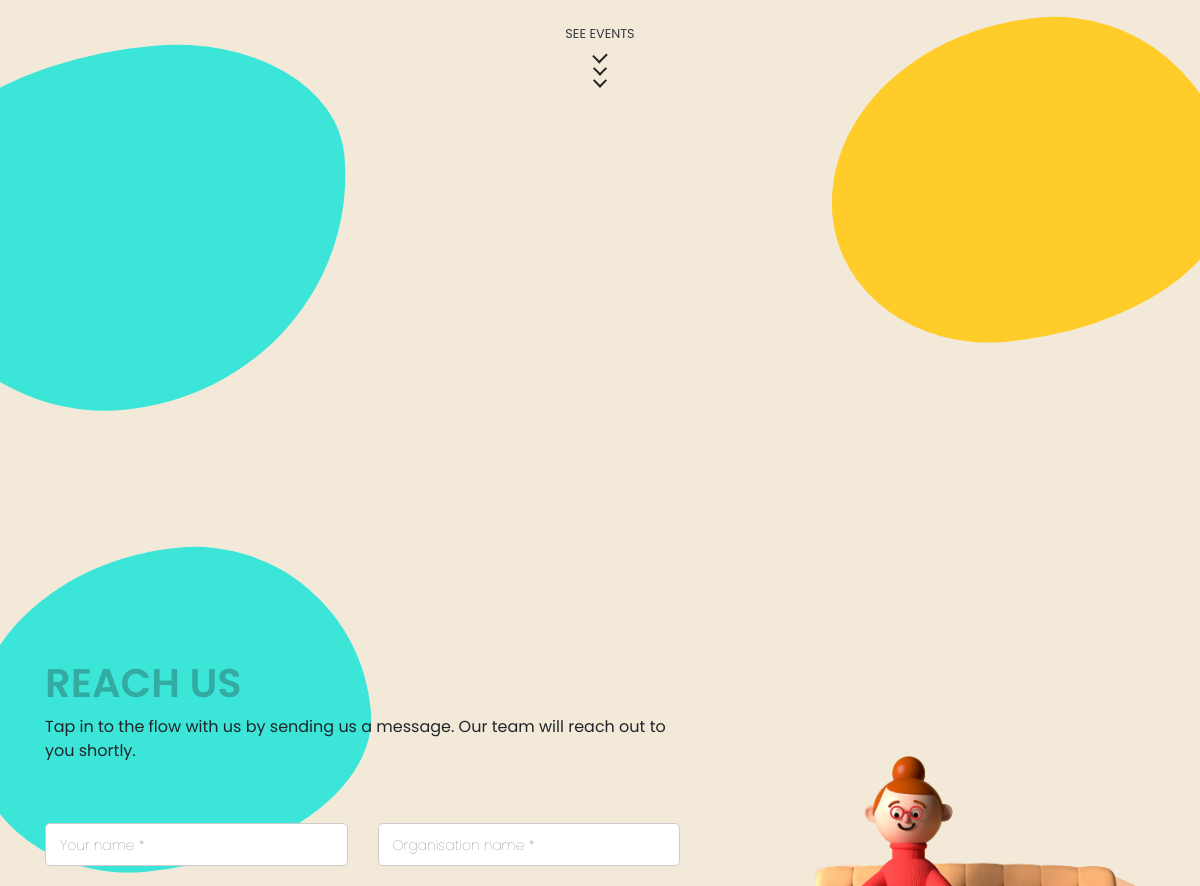
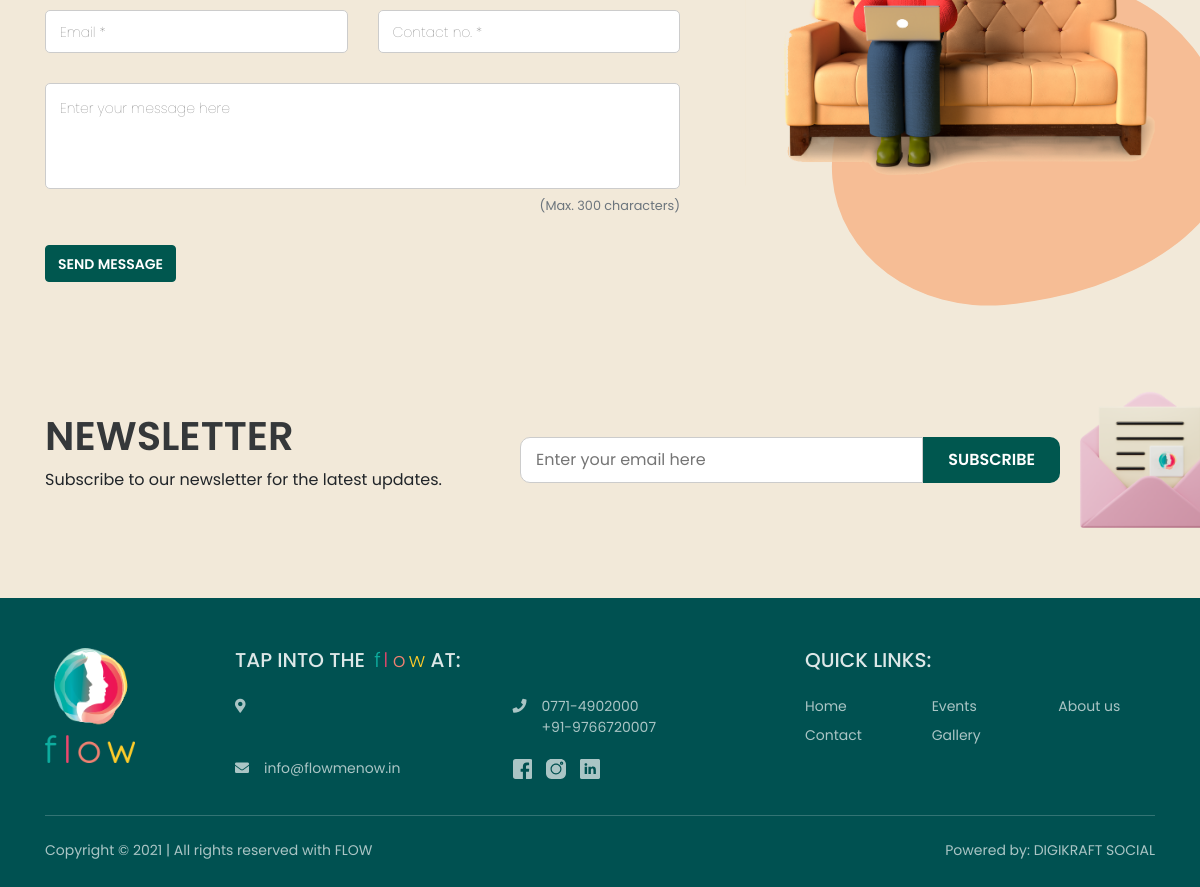
Before: /index.php/home/events (lower part) with the older database file (2 pictures, top to bottom).
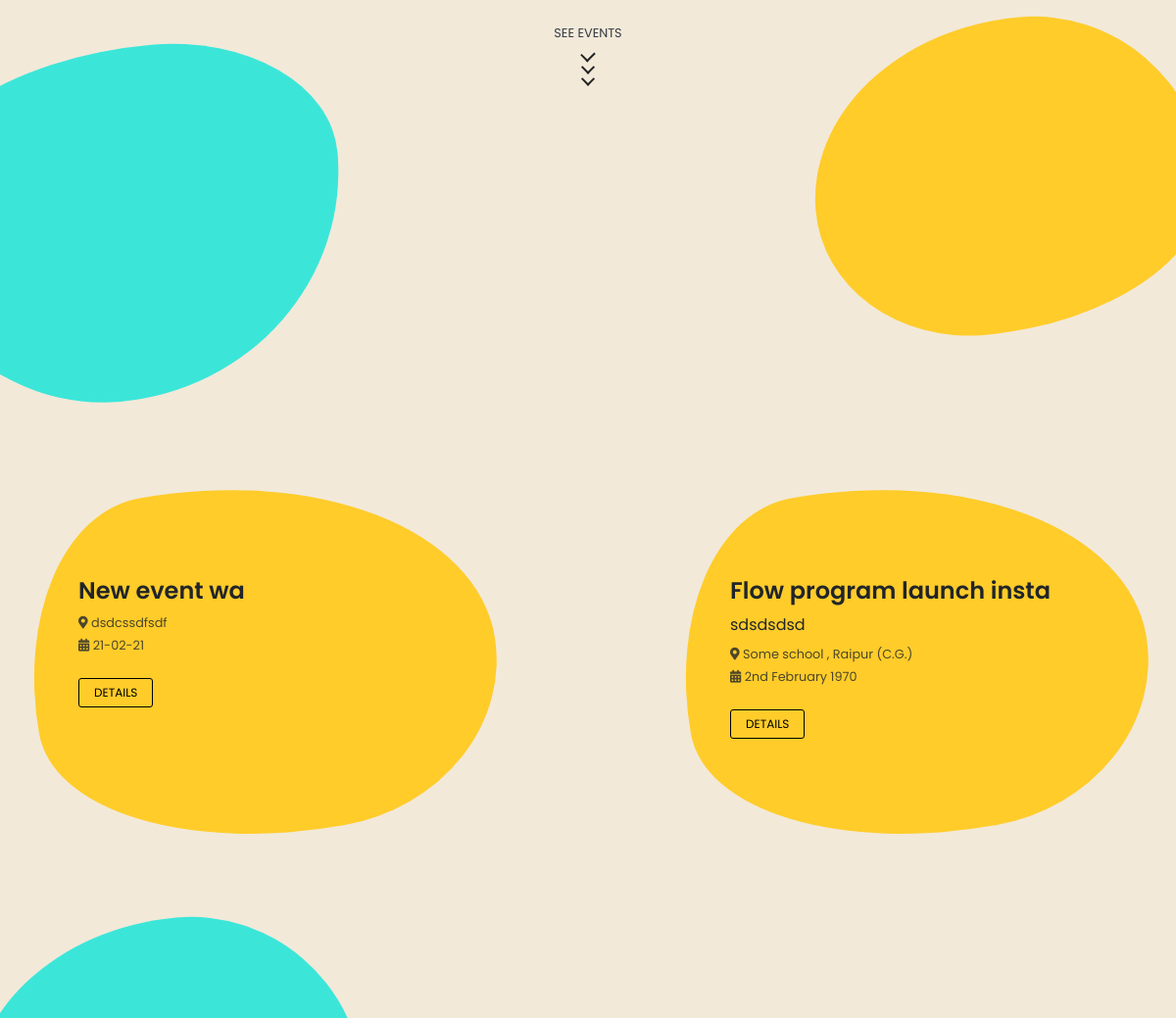
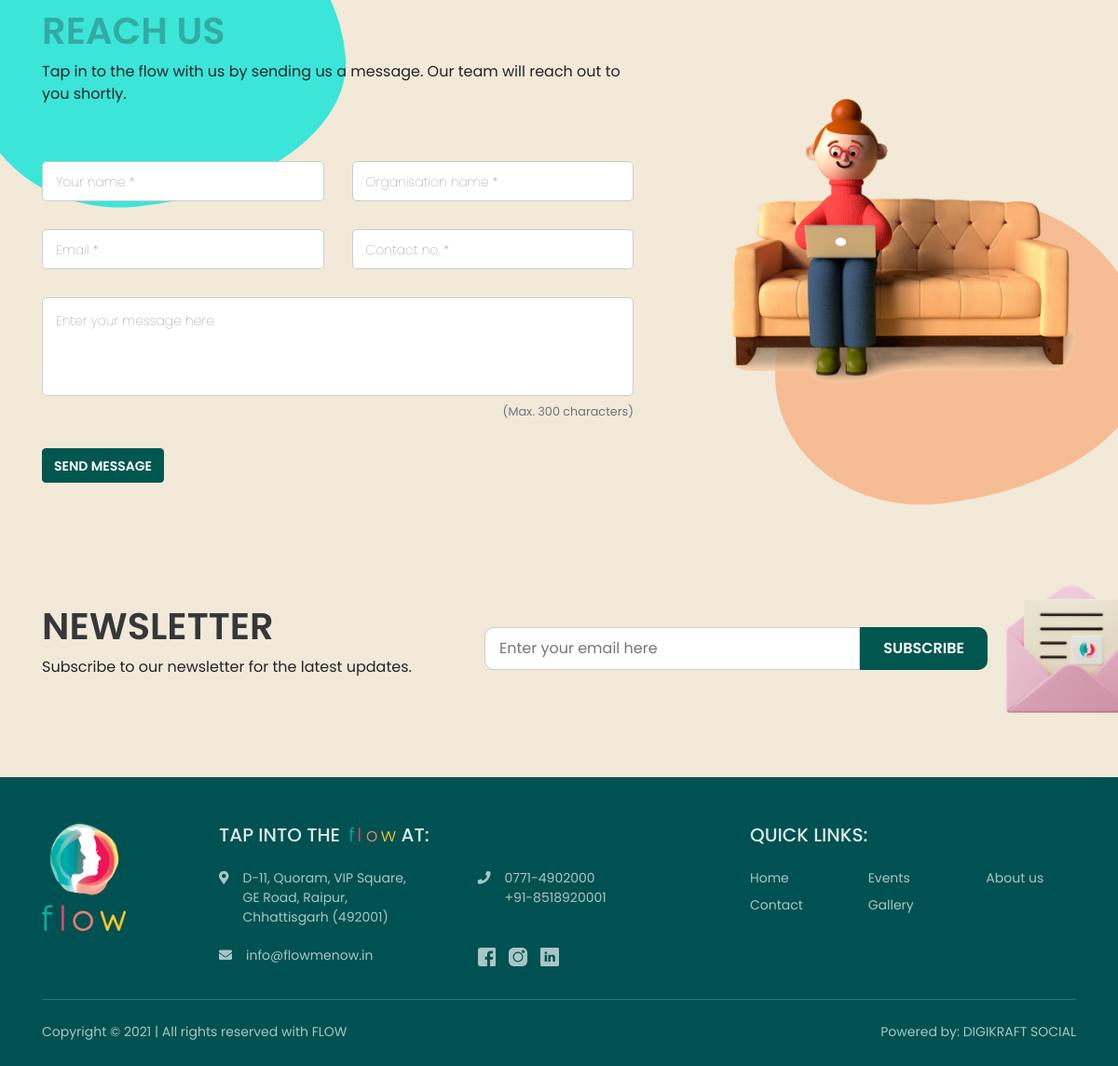
After: the same page with the newer database file (2 pictures, top to bottom).
### tables this page shows
CREATE TABLE `webprofile` (
  `id` int(11) NOT NULL,
  `email` varchar(80) NOT NULL,
  `phone1` varchar(50) NOT NULL,
  `phone2` varchar(50) NOT NULL,
  `whatsapp_no` varchar(50) NOT NULL,
  `address` text NOT NULL,
  `fblink` varchar(250) NOT NULL,
  `instalink` varchar(250) NOT NULL,
  `linkedinlink` varchar(250) NOT NULL,
  `latitude` varchar(500) NOT NULL,
  `longitude` varchar(500) NOT NULL
);

CREATE TABLE `events` (
  `id` int(11) NOT NULL,
  `heading` varchar(500) NOT NULL,
  `img_src` varchar(500) DEFAULT NULL,
  `short_descr` varchar(500) DEFAULT NULL,
  `full_descr` text NOT NULL,
  `date` varchar(100) NOT NULL,
  `venue` varchar(500) NOT NULL,
  `created_at` timestamp NOT NULL DEFAULT current_timestamp(),
  `updated_at` timestamp NOT NULL DEFAULT current_timestamp()
);

### application/controllers/Home.php (called while the page is built, shortened)
<?php
class Home extends MY_Controller {
	function __construct(){
		$this->load->model('GetModel','fetch');
		$this->load->model('AddModel','save');
		$this->load->library("pagination");
	}
	public function events(){
		$config = array();
		$config["base_url"] = base_url() . "events/page";
		$config["total_rows"] = $this->fetch->record_count('events');
		$config["per_page"] = 8;
		$config["uri_segment"] = 3;
		$this->pagination->initialize($config);
		$page = ($this->uri->segment(3)) ? $this->uri->segment(3) : 0;
		$profile=$this->fetch->getWebProfile();
		$events=$this->fetch->fetch_events($config["per_page"], $page);
		$pages = $this->pagination->create_links();
		$this->load->view('header',['profile'=>$profile, 'events'=> $events, 'pages'=>$pages]);
		$this->load->view('events');
		$this->load->view('footer');
	}
}

### index.php (called while the page is built, shortened)
<?php
require_once BASEPATH.'core/CodeIgniter.php';

### application/models/GetModel.php (called while the page is built, shortened)
<?php
class GetModel extends CI_Model{
    public function getWebProfile()
    {
        return $this->db->get('webprofile')->row();
    }
    public function fetch_events($limit, $start)
    {
        $this->db->select('*');
        $this->db->from('events');
        $this->db->order_by('id','desc');
        $this->db->limit($limit, $start);
        $query = $this->db->get();
        return $query->result();
    }
    public function record_count($table)
    {
        return $this->db->count_all($table);
    }
}
?>

### application/views/events.php (the view, shortened to what this page needs)
<section class="hero-sec">
    <div class="container">
        <div class="intro">
            <a href="#events" id="nextPage" class="link">
                <small class="text-dark">SEE EVENTS</small>
                <div class="mouse">
                    <span class="m_scroll_arrows unu"></span>
                    <span class="m_scroll_arrows doi"></span>
                    <span class="m_scroll_arrows trei"></span>
                </div>
            </a>
        </div>
    </div>
    <div class="blobs">
        <div class="blob-teal"></div>
        <div class="blob-yellow"></div>
    </div>
</section>
<section class="events-sec subpage" id='events'>
    <div class="container">
        <div class="row">
            <div class="col-sm-12">
                <div class="row justify-content-between">
                  <?php foreach($events as $e){?>
                      <div class="col-sm-5 mb-4 content">
                          <div class="blob-bg">
                          </div>
                          <h4><?=$e->heading?></h4>
                          <p class="mb-2"><?=$e->short_descr?></p>
                          <small class="d-block"><i class="fa fa-map-marker-alt"></i> <?=$e->venue?></small>
                          <small class="d-block mt-1"><i class="fa fa-calendar-alt"></i> <?=$e->date?></small>
                          <button type="button" class="sec-btn d-inline-block mt-4 mb-3 dtl-btn" data-toggle="modal" data-target="#eventModal" data-id="<?=$e->id?>">
                              DETAILS
                          </button>
                      </div>
                  <?php }?>
                </div>
            </div>
        </div>
    </div>
</section>

### application/views/header.php (shortened to what this page needs)
<!DOCTYPE html>
<html lang="en">
<head>
    <link rel="stylesheet" href="https://stackpath.bootstrapcdn.com/bootstrap/4.5.2/css/bootstrap.min.css">
    <link rel="stylesheet" href="https://cdnjs.cloudflare.com/ajax/libs/font-awesome/5.15.1/css/all.min.css"/>
    <link rel="stylesheet" href="<?=base_url()?>assets/css/float_label.css">
    <link rel="stylesheet" href="<?=base_url()?>assets/css/owl.carousel.min.css">
    <link rel="stylesheet" href="<?=base_url()?>assets/css/owl.theme.default.min.css">
    <link rel="stylesheet" href="<?=base_url()?>assets/css/nav.css">
    <link rel="stylesheet" href="<?=base_url()?>assets/css/style.css">
</head>
<body>

### application/views/footer.php (shortened to what this page needs)
    <section class="contact-sec" id='contact'>
        <div class="blobs">
            <div class="blob-yellow"></div>
        </div>
        <div class="container">
            <div class="row flex-wrap-reverse">
               <div class="col-sm-7 form-con">
                   <h1>REACH US</h1>
                   <p>Tap in to the flow with us by sending us a message. Our team will reach out to you shortly.</p>
                   <form class="" action="<?=base_url('enquire')?>" method="POST">
                        <div class="row justify-content-between">
                            <div class="col-md-6 mb-sm-0 mb-4 float-group">
                                <input name="name" type="text" class="" required>
                                <label for="pname">Your name *</label>
                            </div>
                            <div class="col-md-6 mb-sm-0 mb-4 float-group">
                                <input name="org_name" type="text" required>
                                <label for="pname">Organisation name *</label>
                            </div>
                            <div class="col-md-6 mb-sm-0 mb-4 float-group">
                                <input name="email" type="email" required>
                                <label for="pname">Email *</label>
                            </div>
                            <div class="col-md-6 mb-sm-0 mb-4 float-group">
                                <input name="phone" type="text" required>
                                <label for="pname">Contact no. *</label>
                            </div>
                            <div class="col-12 float-group">
                                <textarea name="message" rows="4" maxlength="300"></textarea>
                                <label for="pname">Enter your message here</label>
                            <small class="d-block text-right text-muted"> (Max. 300 characters)</small>
                            </div>
                        </div>
                        <button type="submit" class="btn"> SEND MESSAGE </button>
                    </form>
               </div>
               <div class="col-sm-5 image mb-sm-0 mb-5">
                   <img src="<?=base_url()?>assets/images/5.png" alt="">
               </div>
            </div>
        </div>
    </section>
    <section class="newsletter">
        <div class="env">
            <img src="<?=base_url()?>assets/images/newsletter.png" alt="">
        </div>
        <div class="container">
            <div class="row align-items-center">
                <div class="col-sm-5">
                    <h1>NEWSLETTER</h1>
                    <p>Subscribe to our newsletter for the latest updates.</p>
                </div>
                <div class="col-sm-6">
                    <form action="<?=base_url('subscribe')?>" method="POST">
                        <div class="input-grp">
                            <input type="email" name="email" placeholder="Enter your email here" required>
                            <button type="submit">SUBSCRIBE</button>
                        </div>
                    </form>
                </div>
            </div>
        </div>
    </section>
    <footer>
        <div class="container">
            <div class="row">
                <div class="col-sm-2 mb-sm-0 mb-5">
                    <img src="<?=base_url()?>assets/images/flow-logo.png" alt="">
                </div>
                <div class="col-sm-6 mb-sm-0 mb-5">
                    <h5 class="mb-sm-4 mb-3">TAP INTO THE <span class="flow-mark ml-1">
                        <span class="o mr-2">o</span>
                        <span class="w ">w</span>
                    </span> &nbsp; AT:</h5>
                    <div class="row ml-0">
                        <div class="col-sm-6 info">
                            <div class="row flex-nowrap">
                                <div class=""><i class="fa fa-map-marker-alt"></i></div>
                                <div class="col">
                                    <?=nl2br($profile->address)?>
                                </div>
                            </div>
                        </div>
                        <div class="col-sm-6 info">
                            <div class="row flex-nowrap">
                                <div class=""><i class="fa fa-phone"></i></div>
                                <div class="col">
                                    <?=$profile->phone1?>
                                    <br>
                                    <?=$profile->phone2?>
                                </div>
                            </div>
                        </div>
                        <div class="col-sm-6 info">
                            <div class="row flex-nowrap">
                                <div class=""><i class="fa fa-envelope"></i></div>
                                <div class="col">
                                    <?=$profile->email?>
                                </div>
                            </div>
                        </div>
                        <div class="col-sm-6 ">
                            <div class="row flex-nowrap">
                                <div class="">
                                   <a target="_blank" href="<?=$profile->fblink?>">
                                    </a>
                                   <a target="_blank"  href="<?=$profile->instalink?>">
                                   </a>
                                   <a target="_blank"  href="<?=$profile->linkedinlink?>">
                                   </a>
                                </div>
                            </div>
                        </div>
                    </div>
                </div>
                <div class="col-sm-4 mb-sm-0 mb-2">
                    <h5 class="mb-sm-4 mb-3">QUICK LINKS:</h5>
                    <div class="row">
                        <a href="<?=base_url()?>" class="col-4 mb-2">Home</a>
                        <a href="<?=base_url('events')?>" class="col-4 mb-2">Events</a>
                        <a href="<?=base_url('about-us')?>" href="about.html" class="col-4 mb-2">About us</a>
                        <a href="<?=base_url('contact-us')?>" class="col-4 mb-2">Contact</a>
                        <a href="<?=base_url('gallery')?>" class="col-4 mb-2">Gallery</a>
                    </div>
                </div>
            </div>
            <hr>
            <div class="row mt-4">
                <div class="col-sm-6 text-sm-left text-center">
                    <p>Copyright &copy; <?=date('Y')?> | All rights reserved with FLOW</p>
                </div>
                <div class="col-sm-6 text-sm-right text-center">
                    <p>
                        Powered by: <a href="http://digikraftsocial.com">DIGIKRAFT SOCIAL</a>
                    </p>
                </div>
            </div>
        </div>
    </footer>
</body>
</html>

### assets/css/float_label.css (style rules this page uses)
.float-group { position:relative; }
.contact-sec input + label { position:absolute; left:30px; top:50%; transform: translateY(-50%); transition:all 0.3s; color:#666; font-weight:lighter; cursor: text; pointer-events: none; font-size: 14px; }
.contact-sec textarea + label { position:absolute; left:30px; top:15px; transition:all 0.3s; color:#666; font-weight:lighter; cursor: text; pointer-events: none; font-size: 14px; }

Changed rows visible on the page:
added events: heading "New event wa", venue "dsdcssdfsdf", date "21-02-21"
added events: heading "Flow program launch insta", short_descr "sdsdsdsd", venue "Some school , Raipur (C.G.)", date "2nd February 1970"
changed webprofile "info@flowmenow.in": address (not shown) → "D-11, Quoram, VIP Square, GE Road, Raipur, Chhattisgarh (492001)"; phone2 "+91-9766720007" → "+91-8518920001"
